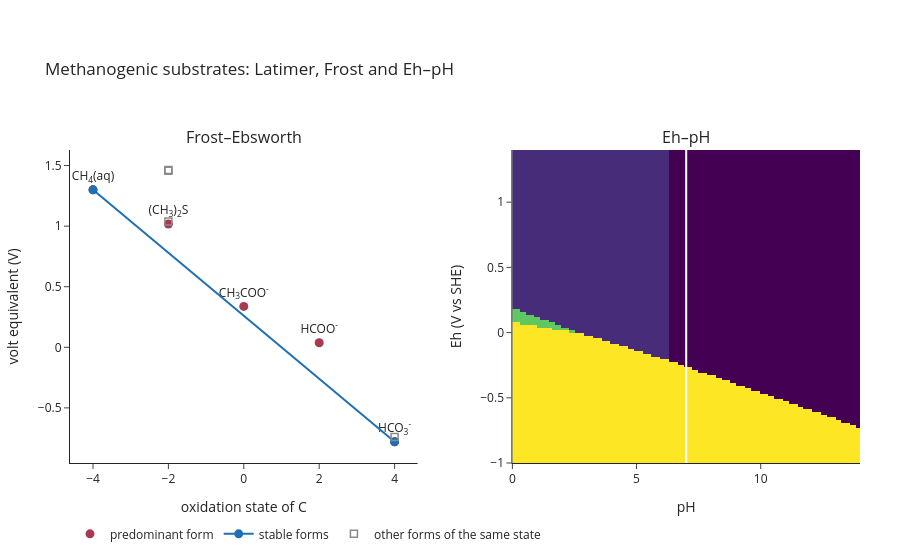

Notebook code cell kept with this figure:
### Markdown cell above
The same three panels as a standalone page, with sliders that work without
Python, written next to this notebook as `methanogenesis_interactive.html`:

### Code cell
plot_interactive_element(
    "C",
    grid=substrate_grid,
    initial_ph=7.0,
    initial_log_activity=0.0,
    save_html="methanogenesis_interactive",
    title="Methanogenic substrates: Latimer, Frost and Eh–pH",
).show(config=SVG_CONFIG)

### Figure 1 — Plotly figure (JSON) as saved in the notebook; plotly's stock layout.template omitted (floating-point values rounded to 4 significant figures; data arrays with more than 128 entries replaced by an {"elided": "..."} marker saying what was removed)
{"data": [{"hovertemplate": "%{text}<br>state %{x}<br>%{y:.3f} V<extra></extra>", "marker": {"color": "#A63A50", "size": 9}, "mode": "markers+text", "name": "predominant form", "text": ["CH<sub>4</sub>(aq)", "(CH<sub>3</sub>)<sub>2</sub>S", "CH<sub>3</sub>COO<sup>-</sup>", "HCOO<sup>-</sup>", "HCO<sub>3</sub><sup>-</sup>"], "textposition": "top center", "type": "scatter", "x": [-4.0, -2.0, 0.0, 2.0, 4.0], "xaxis": "x", "y": [1.299, 1.017, 0.3372, 0.03742, -0.7792], "yaxis": "y"}, {"hoverinfo": "skip", "line": {"color": "#1F6FB4", "width": 2}, "marker": {"color": "#1F6FB4", "size": 9}, "mode": "lines+markers", "name": "stable forms", "type": "scatter", "x": [-4.0, 4.0], "xaxis": "x", "y": [1.299, -0.7792], "yaxis": "y"}, {"colorscale": [[0.0, "#440154"], [0.1111, "#482878"], [0.2222, "#3e4989"], [0.3333, "#31688e"], [0.4444, "#26828e"], [0.5556, "#1f9e89"], [0.6667, "#35b779"], [0.7778, "#6ece58"], [0.8889, "#b5de2b"], [1.0, "#fde725"]], "hovertemplate": "pH %{x:.1f}<br>Eh %{y:.2f} V<br>%{text}<extra></extra>", "name": "", "showscale": false, "text": {"elided": "120x120 str values"}, "type": "heatmap", "x": [0.0, 0.1176, 0.2353, 0.3529, 0.4706, 0.5882, 0.7059, 0.8235, 0.9412, 1.059, 1.176, 1.294, 1.412, 1.529, 1.647, 1.765, 1.882, 2.0, 2.118, 2.235, 2.353, 2.471, 2.588, 2.706, 2.824, 2.941, 3.059, 3.176, 3.294, 3.412, 3.529, 3.647, 3.765, 3.882, 4.0, 4.118, 4.235, 4.353, 4.471, 4.588, 4.706, 4.824, 4.941, 5.059, 5.176, 5.294, 5.412, 5.529, 5.647, 5.765, 5.882, 6.0, 6.118, 6.235, 6.353, 6.471, 6.588, 6.706, 6.824, 6.941, 7.059, 7.176, 7.294, 7.412, 7.529, 7.647, 7.765, 7.882, 8.0, 8.118, 8.235, 8.353, 8.471, 8.588, 8.706, 8.824, 8.941, 9.059, 9.176, 9.294, 9.412, 9.529, 9.647, 9.765, 9.882, 10.0, 10.12, 10.24, 10.35, 10.47, 10.59, 10.71, 10.82, 10.94, 11.06, 11.18, 11.29, 11.41, 11.53, 11.65, 11.76, 11.88, 12.0, 12.12, 12.24, 12.35, 12.47, 12.59, 12.71, 12.82, 12.94, 13.06, 13.18, 13.29, 13.41, 13.53, 13.65, 13.76, 13.88, 14.0], "xaxis": "x2", "y": [-1.0, -0.9798, -0.9597, -0.9395, -0.9193, -0.8992, -0.879, -0.8588, -0.8387, -0.8185, -0.7983, -0.7782, -0.758, -0.7378, -0.7176, -0.6975, -0.6773, -0.6571, -0.637, -0.6168, -0.5966, -0.5765, -0.5563, -0.5361, -0.516, -0.4958, -0.4756, -0.4555, -0.4353, -0.4151, -0.395, -0.3748, -0.3546, -0.3345, -0.3143, -0.2941, -0.2739, -0.2538, -0.2336, -0.2134, -0.1933, -0.1731, -0.1529, -0.1328, -0.1126, -0.09244, -0.07227, -0.0521, -0.03193, -0.01176, 0.008403, 0.02857, 0.04874, 0.06891, 0.08908, 0.1092, 0.1294, 0.1496, 0.1697, 0.1899, 0.2101, 0.2303, 0.2504, 0.2706, 0.2908, 0.3109, 0.3311, 0.3513, 0.3714, 0.3916, 0.4118, 0.4319, 0.4521, 0.4723, 0.4924, 0.5126, 0.5328, 0.5529, 0.5731, 0.5933, 0.6134, 0.6336, 0.6538, 0.6739, 0.6941, 0.7143, 0.7345, 0.7546, 0.7748, 0.795, 0.8151, 0.8353, 0.8555, 0.8756, 0.8958, 0.916, 0.9361, 0.9563, 0.9765, 0.9966, 1.017, 1.037, 1.057, 1.077, 1.097, 1.118, 1.138, 1.158, 1.178, 1.198, 1.218, 1.239, 1.259, 1.279, 1.299, 1.319, 1.339, 1.36, 1.38, 1.4], "yaxis": "y2", "z": {"elided": "120x120 int values"}}, {"hoverinfo": "skip", "line": {"color": "white", "width": 2}, "mode": "lines", "name": "pH slider", "showlegend": false, "type": "scatter", "x": [7.0, 7.0], "xaxis": "x2", "y": [-1.0, 1.4], "yaxis": "y2"}, {"hovertemplate": "%{text}<br>state %{x}<br>%{y:.3f} V<extra></extra>", "marker": {"color": "#8A8A8A", "line": {"color": "#8A8A8A", "width": 1.5}, "size": 7, "symbol": "square-open"}, "mode": "markers", "name": "other forms of the same state", "text": ["CH<sub>3</sub>SH", "CH<sub>3</sub>NH<sub>2</sub>", "CH<sub>3</sub>OH", "CO<sub>2</sub>(aq)"], "textposition": "middle right", "type": "scatter", "x": [-2.0, -2.0, -2.0, 4.0], "xaxis": "x", "y": [1.039, 1.456, 1.463, -0.7404], "yaxis": "y"}], "layout": {"annotations": [{"font": {"size": 16}, "showarrow": false, "text": "Frost–Ebsworth", "x": 0.22, "xanchor": "center", "xref": "paper", "y": 1.0, "yanchor": "bottom", "yref": "paper"}, {"font": {"size": 16}, "showarrow": false, "text": "Eh–pH", "x": 0.78, "xanchor": "center", "xref": "paper", "y": 1.0, "yanchor": "bottom", "yref": "paper"}], "height": 560, "legend": {"orientation": "h", "y": -0.18}, "margin": {"b": 60, "l": 70, "r": 40, "t": 150}, "title": {"text": "Methanogenic substrates: Latimer, Frost and Eh–pH"}, "xaxis": {"anchor": "y", "domain": [0.0, 0.44], "title": {"text": "oxidation state of C"}}, "xaxis2": {"anchor": "y2", "domain": [0.56, 1.0], "range": [0.0, 14.0], "title": {"text": "pH"}}, "yaxis": {"anchor": "x", "domain": [0.0, 1.0], "title": {"text": "volt equivalent (V)"}}, "yaxis2": {"anchor": "x2", "domain": [0.0, 1.0], "range": [-1.0, 1.4], "title": {"text": "Eh (V vs SHE)"}}}}
